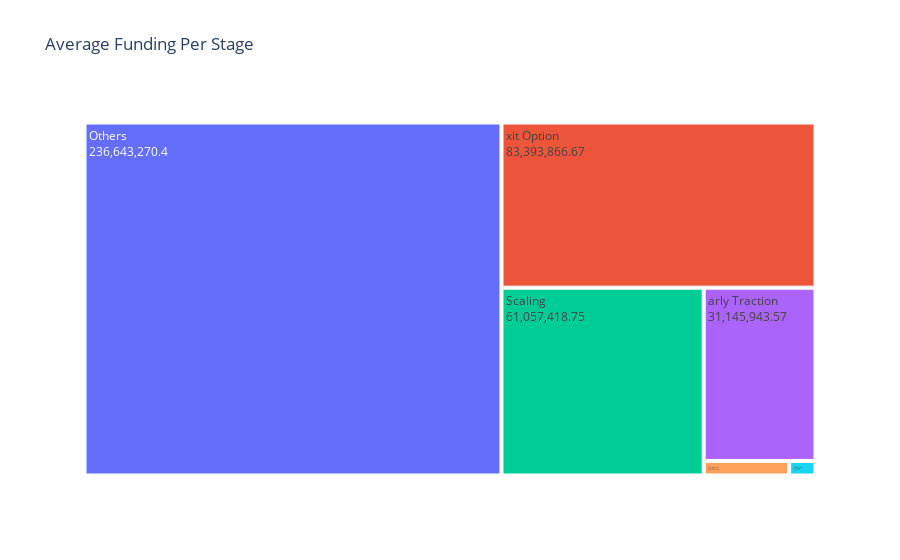

The notebook cell saved with this chart:
### Markdown cell above
### **Observations**  
- Category 'Others' being the best funded stage receives an average of 0.2B in funding  
- Exit option is the second with an average of 01B  
- **A clear trend emerges – the more mature the startup, the more likely it is to attract substantial funding**

### Code cell
# Group by 'series' and calculate the mean amount
stage_funding_dist = df.groupby('series')['amount'].mean().sort_values(ascending=False).reset_index()

# Create a TreeMap visualization
fig = px.treemap(stage_funding_dist, path=['series'], values='amount', title='Average Funding Per Stage',
                 labels={'amount': 'Average amount of Funding in Dollars'},
                 custom_data=['amount'])  # Use custom_data to store the data for labels

# Add text annotations to display data labels
# fig.update_traces(texttemplate='%{customdata[0]:.2s}', textposition='inside')
fig.update_traces(textinfo='label+value')

# Show the plot
fig.show()

### Figure 1 — Plotly figure (JSON) as saved in the notebook; plotly's stock layout.template omitted (floating-point values rounded to 4 significant figures)
{"data": [{"branchvalues": "total", "customdata": [[617100], [236600000.0], [61060000.0], [1998000.0], [31150000.0], [83390000.0]], "domain": {"x": [0, 1], "y": [0, 1]}, "hovertemplate": "labels=%{label}<br>Average amount of Funding in Dollars=%{value}<br>parent=%{parent}<br>id=%{id}<extra></extra>", "ids": ["Ideation", "Others", "Scaling", "Validation", "arly Traction", "xit Option"], "labels": ["Ideation", "Others", "Scaling", "Validation", "arly Traction", "xit Option"], "name": "", "parents": ["", "", "", "", "", ""], "textinfo": "label+value", "type": "treemap", "values": [617100, 236600000.0, 61060000.0, 1998000.0, 31150000.0, 83390000.0]}], "layout": {"legend": {"tracegroupgap": 0}, "title": {"text": "Average Funding Per Stage"}}}
